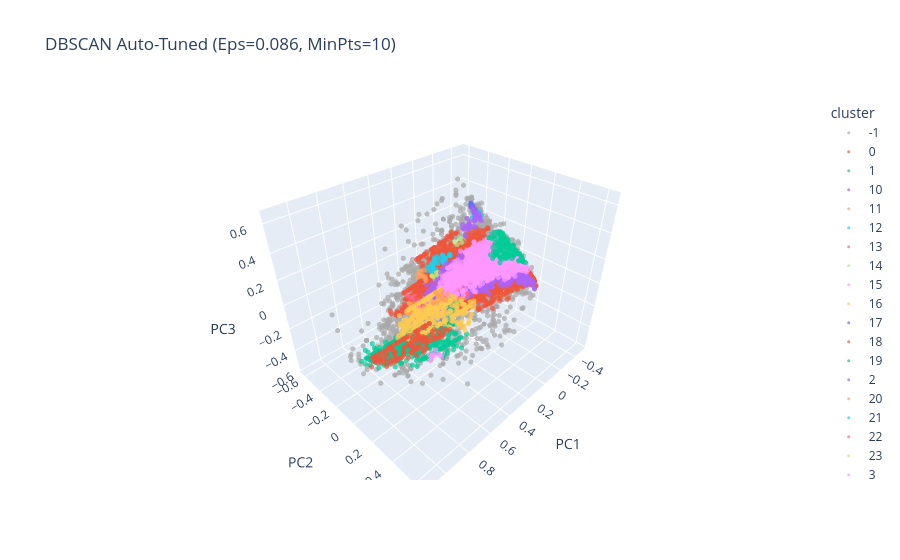

Source (notebook cell):
### Code cell
# Dbscan

# --- FUNZIONE PER TROVARE IL GOMITO AUTOMATICAMENTE ---
def find_knee_point(sorted_values):
    x = np.arange(len(sorted_values))
    y = sorted_values

    # Normalizzazione
    x_norm = (x - x.min()) / (x.max() - x.min())
    y_norm = (y - y.min()) / (y.max() - y.min())

    coords = np.vstack((x_norm, y_norm)).T
    p1 = coords[0]
    p2 = coords[-1]
    vec_line = p2 - p1

    cross_product = np.cross(vec_line, coords - p1)
    distances_to_line = np.abs(cross_product) / np.linalg.norm(vec_line)

    knee_idx = np.argmax(distances_to_line)
    return knee_idx, sorted_values[knee_idx]

# -------------------------------------------------------


# 1. Parametri base
D = X_minmax.shape[1]
MinPts = 2 * D
k = MinPts

# 2. Calcolo K-distanze
nn = NearestNeighbors(n_neighbors=k)
nn.fit(X_minmax)
distances, indices = nn.kneighbors(X_minmax)
k_distances = distances[:, k - 1]
k_distances_sorted = np.sort(k_distances)

# 3. Calcolo AUTOMATICO di Epsilon
knee_index, epsilon_auto = find_knee_point(k_distances_sorted)
print(f"Epsilon calcolato automaticamente: {epsilon_auto:.4f}")

# 4. Plot del grafico K-distance
plt.figure(figsize=(10, 6))
plt.plot(k_distances_sorted, label='K-Distance Curve')
plt.scatter(knee_index, epsilon_auto, color='red',
            s=100, label='Gomito rilevato', zorder=5)
plt.axhline(y=epsilon_auto, color='r', linestyle='--', alpha=0.5)
plt.axvline(x=knee_index, color='r', linestyle='--', alpha=0.5)

plt.title(f"Rilevamento automatico Epsilon (Valore: {epsilon_auto:.4f})")
plt.xlabel('Punti ordinati')
plt.ylabel(f"Distanza {k}-esimo vicino")
plt.legend()
plt.grid(True)
plt.show()

# 5. Esecuzione DBSCAN
dbscan = DBSCAN(eps=0.05, min_samples=MinPts)
dbscan.fit(X_minmax)

# 6. Preparazione Dati
plot_df = pca_df.copy()
plot_df['cluster'] = dbscan.labels_.astype(str)

# Statistiche
n_clusters = len(set(dbscan.labels_)) - (1 if -1 in dbscan.labels_ else 0)
n_noise = list(dbscan.labels_).count(-1)
perc_noise = (n_noise / len(plot_df)) * 100

# Costruzione stringhe separate per evitare errori di formattazione
msg_clusters = f"Cluster trovati: {n_clusters}"
msg_noise = f"Punti di rumore: {n_noise} ({perc_noise:.2f}%)"
plot_title = f"DBSCAN Auto-Tuned (Eps={epsilon_auto:.3f}, MinPts={MinPts})"

print(msg_clusters)
print(msg_noise)

# 7. Plot 3D
# Ordiniamo i cluster per la legenda
sorted_clusters = sorted(plot_df['cluster'].unique())

fig = px.scatter_3d(
    plot_df,
    x='PC1', y='PC2', z='PC3',
    color='cluster',
    title=plot_title,
    color_discrete_map={'-1': 'darkgrey'},
    category_orders={"cluster": sorted_clusters}

)

fig.update_traces(marker=dict(size=3, opacity=0.7))
fig.show()


# 1. Ottieni le etichette (già fatto col tuo fit)
labels = dbscan.labels_

# 2. Crea i centroidi calcolando la media per ogni cluster (escluso il rumore -1)
centers1 = np.array([X_minmax[labels == i].mean(axis=0)
                    for i in set(labels) if i != -1])

# 3. Riporta i valori alla scala originale
if len(centers1) > 0:
    centers_unscaled1 = minmax_scaler.inverse_transform(centers1)
else:
    print("DBSCAN non ha trovato cluster (solo rumore).")


train_cluster['Cluster_Label'] = dbscan.labels_
numerosita = train_cluster['Cluster_Label'].value_counts().sort_index()
print(numerosita)

### Figure 1 — Plotly figure (JSON) as saved in the notebook; plotly's stock layout.template omitted (floating-point values rounded to 4 significant figures; data arrays with more than 128 entries replaced by an {"elided": "..."} marker saying what was removed)
{"data": [{"hovertemplate": "cluster=-1<br>PC1=%{x}<br>PC2=%{y}<br>PC3=%{z}<extra></extra>", "legendgroup": "-1", "marker": {"color": "darkgrey", "opacity": 0.7, "size": 3, "symbol": "circle"}, "mode": "markers", "name": "-1", "scene": "scene", "showlegend": true, "type": "scatter3d", "x": {"elided": "2079 float values"}, "y": {"elided": "2079 float values"}, "z": {"elided": "2079 float values"}}, {"hovertemplate": "cluster=0<br>PC1=%{x}<br>PC2=%{y}<br>PC3=%{z}<extra></extra>", "legendgroup": "0", "marker": {"color": "#EF553B", "opacity": 0.7, "size": 3, "symbol": "circle"}, "mode": "markers", "name": "0", "scene": "scene", "showlegend": true, "type": "scatter3d", "x": {"elided": "10064 float values"}, "y": {"elided": "10064 float values"}, "z": {"elided": "10064 float values"}}, {"hovertemplate": "cluster=1<br>PC1=%{x}<br>PC2=%{y}<br>PC3=%{z}<extra></extra>", "legendgroup": "1", "marker": {"color": "#00cc96", "opacity": 0.7, "size": 3, "symbol": "circle"}, "mode": "markers", "name": "1", "scene": "scene", "showlegend": true, "type": "scatter3d", "x": {"elided": "578 float values"}, "y": {"elided": "578 float values"}, "z": {"elided": "578 float values"}}, {"hovertemplate": "cluster=10<br>PC1=%{x}<br>PC2=%{y}<br>PC3=%{z}<extra></extra>", "legendgroup": "10", "marker": {"color": "#ab63fa", "opacity": 0.7, "size": 3, "symbol": "circle"}, "mode": "markers", "name": "10", "scene": "scene", "showlegend": true, "type": "scatter3d", "x": [0.5348, 0.5804, 0.5117, 0.6306, 0.5575, 0.5567, 0.6062, 0.5415, 0.5505, 0.5731, 0.558, 0.5313, 0.6099, 0.594, 0.5745, 0.5067, 0.541, 0.6233, 0.523, 0.5706, 0.5393, 0.5275, 0.5238, 0.5271, 0.543, 0.5683, 0.6049, 0.5267, 0.6174, 0.5896, 0.5958, 0.5391, 0.5856, 0.4955, 0.578, 0.548, 0.5683, 0.595, 0.5283, 0.554, 0.5622, 0.5488], "y": [0.1527, 0.1118, 0.1786, 0.121, 0.1329, 0.1308, 0.08381, 0.1487, 0.1413, 0.06024, 0.1333, 0.1314, 0.08147, 0.09668, 0.1165, 0.1842, 0.1492, 0.06954, 0.1674, 0.1147, 0.1473, 0.1609, 0.1666, 0.1599, 0.1479, 0.117, 0.08447, 0.1635, 0.07219, 0.1003, 0.0965, 0.1454, 0.1089, 0.1942, 0.1154, 0.1406, 0.1233, 0.09558, 0.1654, 0.1364, 0.1314, 0.1359], "z": [0.1187, -0.0003343, 0.07598, -0.01263, 0.04772, 0.1082, 0.03097, 0.06322, 0.02485, -0.01789, 0.03092, 0.01735, 0.00149, 0.02465, 0.02934, 0.0668, 0.06231, -0.0347, 0.06784, 0.1441, 0.135, 0.1052, 0.06705, 0.1335, 0.04676, 0.1466, 0.04478, 0.06975, 0.03398, 0.04364, -0.008926, 0.1773, -0.04876, 0.09686, -0.02176, 0.09212, 0.02009, 0.02647, -0.0009605, 0.05243, -0.01558, 0.1671]}, {"hovertemplate": "cluster=11<br>PC1=%{x}<br>PC2=%{y}<br>PC3=%{z}<extra></extra>", "legendgroup": "11", "marker": {"color": "#FFA15A", "opacity": 0.7, "size": 3, "symbol": "circle"}, "mode": "markers", "name": "11", "scene": "scene", "showlegend": true, "type": "scatter3d", "x": [0.3596, 0.3994, 0.4581, 0.3456, 0.4032, 0.4152, 0.4432, 0.2662, 0.2527, 0.4065, 0.437, 0.2377, 0.5004, 0.2288, 0.4907, 0.4033, 0.399, 0.3044, 0.4872, 0.2537, 0.3682, 0.3057, 0.3564, 0.3166, 0.3393, 0.4378, 0.4741, 0.4624, 0.3129, 0.3789, 0.3977, 0.2835, 0.4801, 0.5061, 0.3697, 0.4479, 0.4568, 0.3129, 0.3194, 0.4138, 0.2975, 0.3615, 0.3035, 0.4184, 0.5255, 0.3861, 0.3517, 0.4364, 0.3857, 0.2522, 0.3724, 0.2057, 0.2497, 0.5078, 0.4871, 0.3493, 0.4848, 0.3186, 0.3095, 0.5031, 0.2711, 0.3932, 0.3806, 0.2947, 0.4978, 0.434, 0.4077, 0.352, 0.4633, 0.3931, 0.3844, 0.4228, 0.4715, 0.5182, 0.4762, 0.4961, 0.256, 0.3949, 0.3921, 0.4127, 0.4043, 0.3811, 0.5158, 0.2443, 0.2596, 0.311, 0.5243, 0.3736, 0.3559, 0.5153, 0.2821], "y": [-0.01723, -0.05768, -0.1166, -0.003566, -0.06603, -0.07559, -0.105, 0.07377, 0.09244, -0.06452, -0.09898, 0.1047, -0.1591, 0.1134, -0.152, -0.06149, -0.05561, 0.03499, -0.1479, 0.0891, -0.02269, 0.03528, -0.01571, -0.004507, -0.05729, -0.09607, -0.1352, -0.1229, 0.02829, -0.03674, -0.05287, 0.05776, -0.1384, -0.1679, -0.02442, -0.1059, -0.1151, 0.0283, 0.02447, -0.07162, -0.04585, -0.0192, 0.0374, -0.1202, -0.1842, -0.04555, -0.008331, -0.0945, -0.04651, 0.08801, -0.03161, 0.04832, 0.03359, -0.17, -0.1446, -0.005665, -0.1426, 0.02386, 0.03153, -0.1602, 0.0704, -0.05276, -0.04195, 0.04917, -0.1584, -0.09398, -0.06422, -0.052, -0.1254, -0.09369, -0.04499, -0.08424, -0.1294, -0.1765, -0.1351, -0.1519, 0.08679, -0.0578, -0.04869, -0.07162, -0.06214, -0.04447, -0.1746, 0.05257, 0.08291, 0.03077, -0.1834, -0.03088, -0.01308, -0.1752, 0.06079], "z": [-0.08368, -0.09154, -0.1214, -0.06893, -0.003209, -0.05799, -0.04546, 0.01482, -0.08162, -0.1016, -0.03887, -0.01838, -0.1373, -0.009041, -0.08088, -0.09652, -0.1252, 0.006097, -0.09186, -0.03531, -0.1519, -0.02687, -0.04862, -0.05478, -0.06699, -0.1135, -0.07547, -0.08146, -0.03446, -0.08999, -0.1547, -0.02094, -0.1349, -0.08018, -0.1486, -0.1239, -0.123, -0.03448, -0.09196, -0.1092, -0.03596, -0.08305, -0.02462, -0.1324, -0.1533, -0.06103, -0.09835, -0.1161, -0.0354, 0.01749, -0.05997, -0.03399, -0.04285, -0.07138, -0.1549, -0.1028, -0.1472, -0.06372, -0.03094, -0.1718, -0.01846, -0.06383, -0.02162, -0.07846, -0.09943, -0.07791, -0.1317, -0.1319, -0.05081, -0.1438, -0.0379, -0.04185, -0.1384, -0.1571, -0.1224, -0.1952, -0.03774, 0.002841, -0.1228, -0.08721, -0.1028, 0.02011, -0.1442, -0.0121, -0.03248, -0.04658, -0.1433, -0.09846, -0.09052, -0.1214, -0.05255]}, {"hovertemplate": "cluster=12<br>PC1=%{x}<br>PC2=%{y}<br>PC3=%{z}<extra></extra>", "legendgroup": "12", "marker": {"color": "#19d3f3", "opacity": 0.7, "size": 3, "symbol": "circle"}, "mode": "markers", "name": "12", "scene": "scene", "showlegend": true, "type": "scatter3d", "x": [0.1109, 0.08172, 0.04323, 0.09356, 0.1214, 0.1622, 0.1376, 0.1614, 0.02655, 0.1531, 0.09744, 0.1783, 0.164, 0.03993, 0.1053, 0.07496, 0.1199, 0.07782, 0.1633, 0.1293, 0.1427, 0.1201, 0.0952, 0.06329, 0.07947, 0.1228, 0.06593, 0.1156, 0.1311, 0.06475, 0.1117, 0.1333, 0.03993, 0.1084, 0.1333], "y": [-0.3502, -0.2781, -0.2411, -0.2459, -0.3201, -0.3122, -0.3344, -0.3557, -0.2535, -0.3485, -0.2496, -0.2846, -0.3598, -0.2374, -0.3011, -0.2715, -0.3173, -0.2764, -0.2992, -0.3239, -0.3388, -0.3166, -0.2928, -0.2601, -0.2782, -0.3206, -0.2631, -0.2236, -0.2958, -0.2601, -0.3504, -0.3284, -0.2374, -0.3073, -0.3284], "z": [-0.01585, 0.03958, 0.08975, 0.05179, 0.06477, -0.03104, 0.01836, -0.04441, 0.08131, -0.01896, 0.0477, -0.0129, -0.01609, 0.08364, 0.0147, 0.04671, 0.04153, 0.08586, -0.01355, -0.0223, 0.002338, 0.02311, 0.05698, 0.05903, 0.0889, 0.047, 0.06391, 0.05319, -0.02173, 0.02789, -0.02933, -0.01484, 0.08366, 0.07464, -0.01485]}, {"hovertemplate": "cluster=13<br>PC1=%{x}<br>PC2=%{y}<br>PC3=%{z}<extra></extra>", "legendgroup": "13", "marker": {"color": "#FF6692", "opacity": 0.7, "size": 3, "symbol": "circle"}, "mode": "markers", "name": "13", "scene": "scene", "showlegend": true, "type": "scatter3d", "x": [0.3547, 0.3828, 0.3815, 0.4059, 0.3553, 0.3175, 0.341, 0.4098, 0.4276, 0.3602, 0.3383, 0.3747, 0.3846, 0.3677, 0.3845, 0.3206, 0.3921, 0.35, 0.3284, 0.3693, 0.4073, 0.4086, 0.3732, 0.3229, 0.3921, 0.383, 0.3848, 0.4005, 0.4367, 0.3958, 0.4062, 0.375, 0.35, 0.4015], "y": [-0.1918, -0.2191, -0.2168, -0.2394, -0.1911, -0.2097, -0.1767, -0.2475, -0.1734, -0.1964, -0.1735, -0.2071, -0.2217, -0.1987, -0.2197, -0.1543, -0.2298, -0.1816, -0.1611, -0.2081, -0.244, -0.2426, -0.2045, -0.2003, -0.2247, -0.2175, -0.2186, -0.1452, -0.2759, -0.1842, -0.2436, -0.2088, -0.1823, -0.2827], "z": [-0.09301, -0.1226, -0.1423, -0.1918, -0.1182, -0.1709, -0.1122, -0.1089, -0.1561, -0.1129, -0.1221, -0.1984, -0.1076, -0.2226, -0.1464, -0.1413, -0.09863, -0.1991, -0.1653, -0.06618, -0.1293, -0.1845, -0.219, -0.1684, -0.203, -0.159, -0.1741, -0.1643, -0.09519, -0.1875, -0.1149, -0.1706, -0.185, -0.1354]}, {"hovertemplate": "cluster=14<br>PC1=%{x}<br>PC2=%{y}<br>PC3=%{z}<extra></extra>", "legendgroup": "14", "marker": {"color": "#B6E880", "opacity": 0.7, "size": 3, "symbol": "circle"}, "mode": "markers", "name": "14", "scene": "scene", "showlegend": true, "type": "scatter3d", "x": [0.203, 0.2233, 0.1999, 0.2233, 0.1636, 0.1904, 0.2088, 0.1953, 0.2233], "y": [-0.2196, -0.2409, -0.2182, -0.2409, -0.225, -0.2072, -0.2247, -0.2136, -0.2409], "z": [-0.02122, -0.01096, 0.01367, -0.01096, -0.004349, -0.01083, -0.03779, 0.01858, -0.01096]}, {"hovertemplate": "cluster=15<br>PC1=%{x}<br>PC2=%{y}<br>PC3=%{z}<extra></extra>", "legendgroup": "15", "marker": {"color": "#FF97FF", "opacity": 0.7, "size": 3, "symbol": "circle"}, "mode": "markers", "name": "15", "scene": "scene", "showlegend": true, "type": "scatter3d", "x": [0.7545, 0.7106, 0.7376, 0.7536, 0.7474, 0.7194, 0.7408, 0.7048, 0.7448, 0.7285], "y": [0.2972, 0.3423, 0.3148, 0.3003, 0.3053, 0.3326, 0.3109, 0.3488, 0.3078, 0.3218], "z": [-0.08222, -0.08428, -0.08745, -0.1254, -0.09773, -0.06817, -0.075, -0.095, -0.09505, -0.04175]}, {"hovertemplate": "cluster=16<br>PC1=%{x}<br>PC2=%{y}<br>PC3=%{z}<extra></extra>", "legendgroup": "16", "marker": {"color": "#FECB52", "opacity": 0.7, "size": 3, "symbol": "circle"}, "mode": "markers", "name": "16", "scene": "scene", "showlegend": true, "type": "scatter3d", "x": [0.2732, 0.2505, 0.3031, 0.3168, 0.2679, 0.3161, 0.2766, 0.3086, 0.274, 0.2961, 0.2566, 0.2937, 0.2435, 0.2652, 0.2818], "y": [0.0652, 0.08454, 0.0315, 0.01968, 0.0702, 0.02058, 0.05944, 0.02824, 0.06196, 0.04149, 0.0794, 0.04188, 0.09362, 0.07221, 0.05248], "z": [0.04139, 0.1213, 0.1023, 0.05623, 0.05178, 0.05416, 0.08816, 0.05438, 0.09081, 0.04645, 0.09878, 0.08687, 0.08308, 0.06711, 0.1209]}, {"hovertemplate": "cluster=17<br>PC1=%{x}<br>PC2=%{y}<br>PC3=%{z}<extra></extra>", "legendgroup": "17", "marker": {"color": "#636efa", "opacity": 0.7, "size": 3, "symbol": "circle"}, "mode": "markers", "name": "17", "scene": "scene", "showlegend": true, "type": "scatter3d", "x": [-0.1181, -0.1046, -0.1455, -0.1599, -0.1371, -0.1167, -0.1381, -0.1598], "y": [-0.0705, -0.02499, -0.0419, -0.02634, -0.02251, -0.07063, -0.05072, -0.07354], "z": [0.1416, 0.1541, 0.1326, 0.1162, 0.1719, 0.1147, 0.1564, 0.159]}, {"hovertemplate": "cluster=18<br>PC1=%{x}<br>PC2=%{y}<br>PC3=%{z}<extra></extra>", "legendgroup": "18", "marker": {"color": "#EF553B", "opacity": 0.7, "size": 3, "symbol": "circle"}, "mode": "markers", "name": "18", "scene": "scene", "showlegend": true, "type": "scatter3d", "x": [0.4564, 0.4518, 0.4377, 0.4699, 0.4527, 0.4317, 0.4639], "y": [-0.1214, -0.1178, -0.1028, -0.1335, -0.1164, -0.09594, -0.1299], "z": [0.01041, 0.03404, 0.02357, -0.02421, -0.01333, 0.00884, 0.02756]}, {"hovertemplate": "cluster=19<br>PC1=%{x}<br>PC2=%{y}<br>PC3=%{z}<extra></extra>", "legendgroup": "19", "marker": {"color": "#00cc96", "opacity": 0.7, "size": 3, "symbol": "circle"}, "mode": "markers", "name": "19", "scene": "scene", "showlegend": true, "type": "scatter3d", "x": [0.4013, 0.4146, 0.384, 0.3695, 0.405, 0.4149, 0.3671, 0.3662, 0.385, 0.4044, 0.3878, 0.3864, 0.3941], "y": [0.1201, 0.1039, 0.1353, 0.1505, 0.1158, 0.1026, 0.1559, 0.1527, 0.1364, 0.1168, 0.1315, 0.1351, 0.127], "z": [-0.03563, 0.01355, 0.01424, 0.007478, -0.02598, 0.03215, -0.05231, 0.03301, -0.029, -0.03482, 0.01015, -0.0318, -0.02809]}, {"hovertemplate": "cluster=2<br>PC1=%{x}<br>PC2=%{y}<br>PC3=%{z}<extra></extra>", "legendgroup": "2", "marker": {"color": "#ab63fa", "opacity": 0.7, "size": 3, "symbol": "circle"}, "mode": "markers", "name": "2", "scene": "scene", "showlegend": true, "type": "scatter3d", "x": {"elided": "1821 float values"}, "y": {"elided": "1821 float values"}, "z": {"elided": "1821 float values"}}, {"hovertemplate": "cluster=20<br>PC1=%{x}<br>PC2=%{y}<br>PC3=%{z}<extra></extra>", "legendgroup": "20", "marker": {"color": "#FFA15A", "opacity": 0.7, "size": 3, "symbol": "circle"}, "mode": "markers", "name": "20", "scene": "scene", "showlegend": true, "type": "scatter3d", "x": [0.1933, 0.2403, 0.1783, 0.2101, 0.2097, 0.1826, 0.2404, 0.2067, 0.1949, 0.2036], "y": [-0.3532, -0.3872, -0.3678, -0.4019, -0.4011, -0.3751, -0.3439, -0.3682, -0.3393, -0.396], "z": [-0.09992, -0.08475, -0.1006, -0.07088, -0.07886, -0.04186, -0.05347, -0.07523, -0.1106, -0.05398]}, {"hovertemplate": "cluster=21<br>PC1=%{x}<br>PC2=%{y}<br>PC3=%{z}<extra></extra>", "legendgroup": "21", "marker": {"color": "#19d3f3", "opacity": 0.7, "size": 3, "symbol": "circle"}, "mode": "markers", "name": "21", "scene": "scene", "showlegend": true, "type": "scatter3d", "x": [-0.1024, -0.1398, -0.07988, -0.07988, -0.1099, -0.08982, -0.08206, -0.08377, -0.1053, -0.1099, -0.1059, -0.1188], "y": [-0.08799, -0.1244, -0.06613, -0.06612, -0.09528, -0.144, -0.124, -0.1204, -0.1004, -0.09528, -0.1426, -0.0853], "z": [0.4182, 0.4166, 0.4192, 0.4192, 0.4179, 0.3803, 0.4213, 0.3848, 0.4264, 0.4179, 0.3844, 0.4014]}, {"hovertemplate": "cluster=22<br>PC1=%{x}<br>PC2=%{y}<br>PC3=%{z}<extra></extra>", "legendgroup": "22", "marker": {"color": "#FF6692", "opacity": 0.7, "size": 3, "symbol": "circle"}, "mode": "markers", "name": "22", "scene": "scene", "showlegend": true, "type": "scatter3d", "x": [0.2342, 0.2812, 0.2701, 0.2979, 0.2478, 0.2613, 0.282, 0.2305, 0.273, 0.2507, 0.2829, 0.2441, 0.2594], "y": [0.1116, 0.06482, 0.07116, 0.04673, 0.09627, 0.08233, 0.06212, 0.1152, 0.07102, 0.09246, 0.05992, 0.09999, 0.08429], "z": [0.01405, -0.0144, 0.08578, 0.00306, 0.04187, 0.04454, 0.02262, 0.01794, 0.02866, 0.05991, 0.04696, 0.04305, 0.04406]}, {"hovertemplate": "cluster=23<br>PC1=%{x}<br>PC2=%{y}<br>PC3=%{z}<extra></extra>", "legendgroup": "23", "marker": {"color": "#B6E880", "opacity": 0.7, "size": 3, "symbol": "circle"}, "mode": "markers", "name": "23", "scene": "scene", "showlegend": true, "type": "scatter3d", "x": [0.09256, 0.07679, 0.07679, 0.1035, 0.07008], "y": [-0.1171, -0.1032, -0.1032, -0.1292, -0.0948], "z": [0.2466, 0.2949, 0.2949, 0.2667, 0.2632]}, {"hovertemplate": "cluster=3<br>PC1=%{x}<br>PC2=%{y}<br>PC3=%{z}<extra></extra>", "legendgroup": "3", "marker": {"color": "#FF97FF", "opacity": 0.7, "size": 3, "symbol": "circle"}, "mode": "markers", "name": "3", "scene": "scene", "showlegend": true, "type": "scatter3d", "x": {"elided": "1524 float values"}, "y": {"elided": "1524 float values"}, "z": {"elided": "1524 float values"}}, {"hovertemplate": "cluster=4<br>PC1=%{x}<br>PC2=%{y}<br>PC3=%{z}<extra></extra>", "legendgroup": "4", "marker": {"color": "#FECB52", "opacity": 0.7, "size": 3, "symbol": "circle"}, "mode": "markers", "name": "4", "scene": "scene", "showlegend": true, "type": "scatter3d", "x": {"elided": "320 float values"}, "y": {"elided": "320 float values"}, "z": {"elided": "320 float values"}}, {"hovertemplate": "cluster=5<br>PC1=%{x}<br>PC2=%{y}<br>PC3=%{z}<extra></extra>", "legendgroup": "5", "marker": {"color": "#636efa", "opacity": 0.7, "size": 3, "symbol": "circle"}, "mode": "markers", "name": "5", "scene": "scene", "showlegend": true, "type": "scatter3d", "x": [-0.07716, -0.05302, -0.0816, -0.02129, -0.02129, -0.04377, -0.06626, -0.06626, -0.03912, -0.05739, -0.03186, -0.06626, -0.02129, -0.04377], "y": [-0.1319, -0.1119, -0.1112, -0.1004, -0.1003, -0.1222, -0.1441, -0.1441, -0.08038, -0.1054, -0.08852, -0.1441, -0.1003, -0.1222], "z": [0.4783, 0.4823, 0.4566, 0.5003, 0.5003, 0.4994, 0.4984, 0.4984, 0.4674, 0.4428, 0.4808, 0.4984, 0.5003, 0.4994]}, {"hovertemplate": "cluster=6<br>PC1=%{x}<br>PC2=%{y}<br>PC3=%{z}<extra></extra>", "legendgroup": "6", "marker": {"color": "#EF553B", "opacity": 0.7, "size": 3, "symbol": "circle"}, "mode": "markers", "name": "6", "scene": "scene", "showlegend": true, "type": "scatter3d", "x": {"elided": "153 float values"}, "y": {"elided": "153 float values"}, "z": {"elided": "153 float values"}}, {"hovertemplate": "cluster=7<br>PC1=%{x}<br>PC2=%{y}<br>PC3=%{z}<extra></extra>", "legendgroup": "7", "marker": {"color": "#00cc96", "opacity": 0.7, "size": 3, "symbol": "circle"}, "mode": "markers", "name": "7", "scene": "scene", "showlegend": true, "type": "scatter3d", "x": {"elided": "134 float values"}, "y": {"elided": "134 float values"}, "z": {"elided": "134 float values"}}, {"hovertemplate": "cluster=8<br>PC1=%{x}<br>PC2=%{y}<br>PC3=%{z}<extra></extra>", "legendgroup": "8", "marker": {"color": "#ab63fa", "opacity": 0.7, "size": 3, "symbol": "circle"}, "mode": "markers", "name": "8", "scene": "scene", "showlegend": true, "type": "scatter3d", "x": [-0.1138, -0.02872, -0.0644, -0.04763, -0.1058, -0.02562, -0.005555, -0.08988, -0.1118, 0.003928, -0.1125, -0.1216, -0.07751, -0.1066, -0.09369, -0.1216, -0.07914, -0.05987, -0.02989, -0.1066, -0.08985, -0.02873, -0.01193, -0.0149, -0.07121, -0.1165, -0.1432, -0.1181, -0.1665, -0.008709, -0.1366, -0.08655, -0.1366, -0.1366, -0.09181, -0.04289, -0.05523, -0.1366, -0.08322, -0.1216], "y": [-0.1386, -0.1755, -0.1392, -0.16, -0.1633, -0.1802, -0.1106, -0.1133, -0.1096, -0.1177, -0.09307, -0.1143, -0.1323, -0.09973, -0.1141, -0.1143, -0.1246, -0.1452, -0.1161, -0.09972, -0.1744, -0.1756, -0.1336, -0.1015, -0.09228, -0.1484, -0.1214, -0.08679, -0.158, -0.1346, -0.1289, -0.1192, -0.1289, -0.1289, -0.1006, -0.1618, -0.1498, -0.1289, -0.1225, -0.1143], "z": [0.4167, 0.3074, 0.3134, 0.3848, 0.4449, 0.3358, 0.3324, 0.3187, 0.3935, 0.2802, 0.3785, 0.3889, 0.4432, 0.3895, 0.4133, 0.3889, 0.3241, 0.3403, 0.3416, 0.3895, 0.339, 0.3074, 0.3226, 0.3422, 0.4143, 0.3671, 0.3759, 0.3682, 0.3869, 0.2771, 0.3882, 0.3684, 0.3882, 0.3882, 0.4033, 0.3224, 0.3368, 0.3882, 0.3649, 0.3889]}, {"hovertemplate": "cluster=9<br>PC1=%{x}<br>PC2=%{y}<br>PC3=%{z}<extra></extra>", "legendgroup": "9", "marker": {"color": "#FFA15A", "opacity": 0.7, "size": 3, "symbol": "circle"}, "mode": "markers", "name": "9", "scene": "scene", "showlegend": true, "type": "scatter3d", "x": [0.323, 0.3775, 0.3514, 0.3665, 0.3697, 0.3695, 0.3951, 0.3213, 0.3566, 0.3353, 0.3924, 0.3636, 0.3803, 0.3437, 0.3748, 0.3326, 0.3403, 0.3758, 0.3523], "y": [-0.03749, -0.03166, -0.009973, -0.02348, -0.02454, -0.02654, -0.04989, 0.02209, -0.01281, 0.01018, -0.04675, -0.02015, -0.0388, 0.001776, -0.03273, 0.01351, 0.004097, -0.03388, -0.00752], "z": [-0.02819, -0.06301, 0.03795, -0.001927, -0.04447, -0.002205, -0.0608, 0.01613, -0.01125, -0.03353, -0.0668, -0.007415, 0.02336, -0.0382, 0.01333, -0.04158, -0.0135, 0.01522, -0.02825]}], "layout": {"legend": {"title": {"text": "cluster"}, "tracegroupgap": 0}, "scene": {"domain": {"x": [0, 1], "y": [0, 1]}, "xaxis": {"title": {"text": "PC1"}}, "yaxis": {"title": {"text": "PC2"}}, "zaxis": {"title": {"text": "PC3"}}}, "title": {"text": "DBSCAN Auto-Tuned (Eps=0.086, MinPts=10)"}}}
